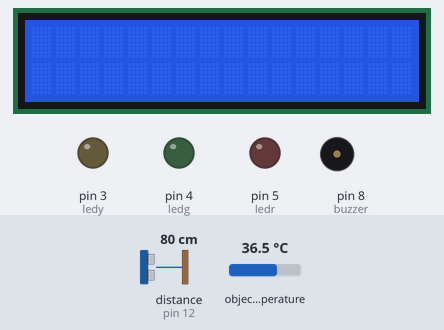
The sketch below on a simulated Arduino Uno, built with avr-gcc and run on an emulated ATmega328P. Shown: 16×2 character LCD, output pins drawn as LEDs (lit = HIGH), buzzer (waves = sounding, pin HIGH). Wiring (inferred from the names in the program): ultrasonic range finder: trigger pin 13; echo pin 12. Dashed ring = blinking. The inputs (shaded band) are chosen by the test bench; at power-on: distance to the obstacle (sensor on pin 12) 80 cm, object temperature 36.5 °C. The echo pulse lasts 58.3 µs per cm; pins used as bus, display or sensor lines are not drawn; what the sketch prints to the serial monitor is not drawn.

Above: at 1.2 s.
1.3 s: distance to the obstacle (sensor on pin 12) set to 65 cm
3.3 s: distance to the obstacle (sensor on pin 12) set to 55 cm
At 5.9 s:
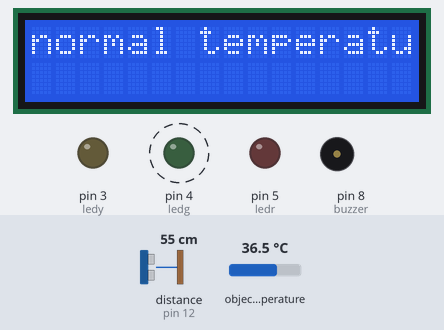
7.4 s: distance to the obstacle (sensor on pin 12) set to 250 cm
At 8.9 s:
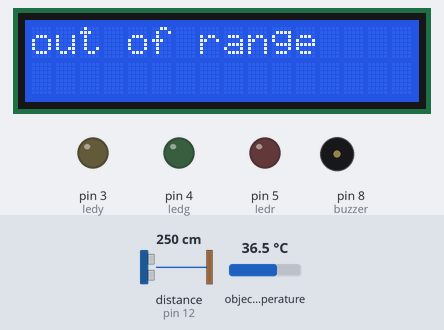
11.5 s: distance to the obstacle (sensor on pin 12) set to 299 cm
15.6 s: distance to the obstacle (sensor on pin 12) set to 2 cm
At 16.0 s:
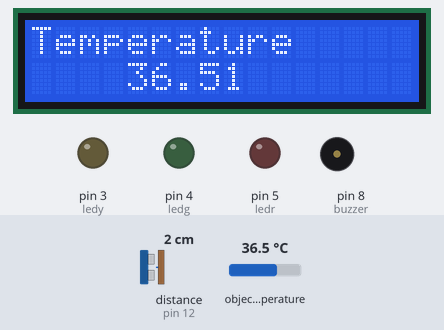
19.7 s: object temperature set to 35.2 °C
At 20.1 s:
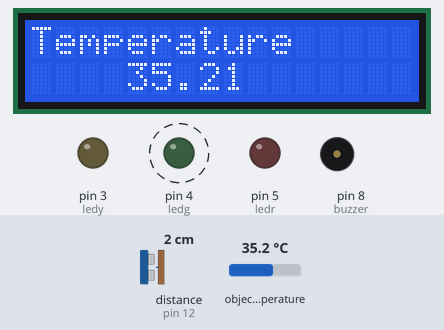
21.7 s: object temperature set to 34.5 °C
At 23.4 s:
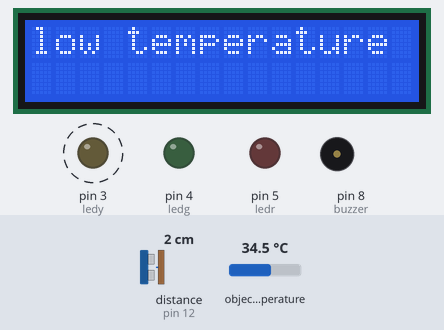
Timing chart, 0 to 26.8 s (numbered marks = the images above; inputs shaded):
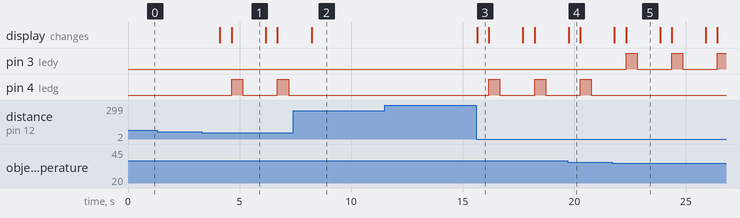

The sketch:

MiniProject_20202296_jeonchaerin.ino
```cpp
// IOT시스템 미니프로젝트 스케치 컴퓨터소프트웨어공학과 2-YA 20202296 전채린

#include <Wire.h> // i2c 통신을 위한 라이브러리
#include <Adafruit_MLX90614.h> // 비접촉식 온도측정센서 라이브러리
#include <LiquidCrystal_I2C.h> // lcd 1602 i2c 용 라이브러리
#define trigPin 13
#define echoPin 12
#define maximumRange 200 // 최대 측정 거리
#define minimumRange 0 // 최소 측정 거리

int ledy = 3; // 노랑 LED
int ledg = 4; // 녹색 LED
int ledr = 5; // 빨강 LED
int buzzer = 8; // 부저
int count = 0; // 출입 인원수
LiquidCrystal_I2C lcd(0x27, 16, 2);
Adafruit_MLX90614 mlx = Adafruit_MLX90614();

void setup()
{
    pinMode(trigPin, OUTPUT);
    pinMode(echoPin, INPUT);
    pinMode(ledy, OUTPUT);
    pinMode(ledg, OUTPUT);
    pinMode(ledr, OUTPUT);
    pinMode(buzzer, OUTPUT);
    Serial.begin(9600);
    lcd.begin(); // lcd 시작
    lcd.backlight(); // 백라이트 켜기
    lcd.noCursor(); // 커서를 없앰
    lcd.noBlink(); // 커서를 깜박이지 않음
    mlx.begin(); // mlx 모듈을 읽기 시작
}

long microsecondsToCentimeters(long microseconds)
{
    // The speed of sound is 340 m/s or 29 microseconds per centimeter.
    // The ping travels out and back, so to find the distance of the
    // object we take half of the distance travelled.

    return microseconds / 29 / 2;
}

void loop()
{
    long duration, cm;

    digitalWrite(trigPin, LOW);
    delayMicroseconds(2);
    digitalWrite(trigPin, HIGH);
    delayMicroseconds(10);
    digitalWrite(trigPin, LOW);
    // echoPin이 HIGH를 유지한 시간을 저장
    duration = pulseIn(echoPin, HIGH);

    // HIGH였을 때 시간(초음파가 보냈다가 다시 들어온 시간)을 가지고 거리를 계산
    cm = microsecondsToCentimeters(duration);

    // 측정 범위를 벗어났을 때
    if (cm >= maximumRange || cm <= minimumRange)
    {
      Serial.println("out of range");
      lcd.clear();
      lcd.print("out of range");
    }

    // 측정 범위일 때
    else
    {
      Serial.print(cm, DEC);
      Serial.println("cm");

      // 사람이 지나갈 때
      if(cm <= 60)
      {
        count = count + 1;
        Serial.print("count : ");
        Serial.println(count);
        lcd.clear();
        lcd.print("count : ");
        lcd.print(count);


        double strTemp; // 온도 측정
        strTemp = mlx.readObjectTempC();

        // 정상체온일 때
        if(strTemp >= 34.9 && strTemp <= 37.6) {
          Serial.print("Temperature : ");
          Serial.println(strTemp);
          Serial.println("normal temperature");
          Serial.println("초록 LED ON");
          lcd.clear();
          lcd.print("Temperature");
          lcd.setCursor(4,1);
          lcd.print(strTemp);
          delay(500);
          lcd.clear();
          lcd.print("normal temperature");
          digitalWrite(ledg, HIGH); // 초록 LED ON
          delay(500);
          digitalWrite(ledg, LOW); // 초록 LED OFF
        }

        // 저체온일 때
        else if(strTemp < 34.9) {
          Serial.print("Temperature : ");
          Serial.println(strTemp);
          Serial.println("low temperature");
          Serial.println("노랑 LED ON");
          lcd.clear();
          lcd.print("Temperature");
          lcd.setCursor(4,1);
          lcd.print(strTemp);
          delay(500);
          lcd.clear();
          lcd.print("low temperature");
          digitalWrite(ledy, HIGH); // 노랑 LED ON
          delay(500);
          digitalWrite(ledy, LOW); // 노랑 LED OFF
        }

        // 고체온일 때
        else if(strTemp > 37.6) {
          Serial.print("Temperature : ");
          Serial.println(strTemp);
          Serial.println("high temperature");
          Serial.println("빨강 LED ON");
          Serial.println("buzzer ON");
          lcd.clear();
          lcd.print("Temperature");
          lcd.setCursor(4,1);
          lcd.print(strTemp);
          delay(500);
          lcd.clear();
          lcd.print("high temperature");
          digitalWrite(ledr, HIGH); // 빨강 LED ON
          digitalWrite(buzzer, HIGH); // Buzzer ON
          delay(500);
          digitalWrite(ledr, LOW); // 빨강 LED OFF
          digitalWrite(buzzer, LOW); // Buzzer OFF
        }
      }
      delay(1000); // 1초 간격으로 측정
    }
}
```

Measured:
- the behaviour switches between 61 and 60 cm on distance to the obstacle (sensor on pin 12) (found by bisection; images 0 and 1)
- the behaviour switches between 34.9 and 34.8 °C on object temperature (found by bisection; images 4 and 5)
- after the input at 1.3 s, every drawn part: stays the same
- after the input at 3.3 s, pin 4 (ledg): alternates HIGH for 0.50 s and LOW for 1.6 s, starting after 1.3 s; the display: first changes after 0.82 s (image 1 shows a later state)
- after the input at 7.4 s, pin 4 (ledg): stops changing and stays LOW; the display: changes after 0.83 s (image 2)
- after the input at 11.5 s, every drawn part: stays the same
- after the input at 15.6 s, pin 4 (ledg): alternates HIGH for 0.50 s and LOW for 1.6 s, starting after 0.57 s; the display: changes after 0.05 s (image 3)
- after the input at 19.7 s, the display: changes after 0.05 s (image 4)
- after the input at 21.7 s, pin 3 (ledy): alternates HIGH for 0.50 s and LOW for 1.5 s, starting after 0.62 s; pin 4 (ledg): stops changing and stays LOW; the display: first changes after 0.10 s (image 5 shows a later state)
